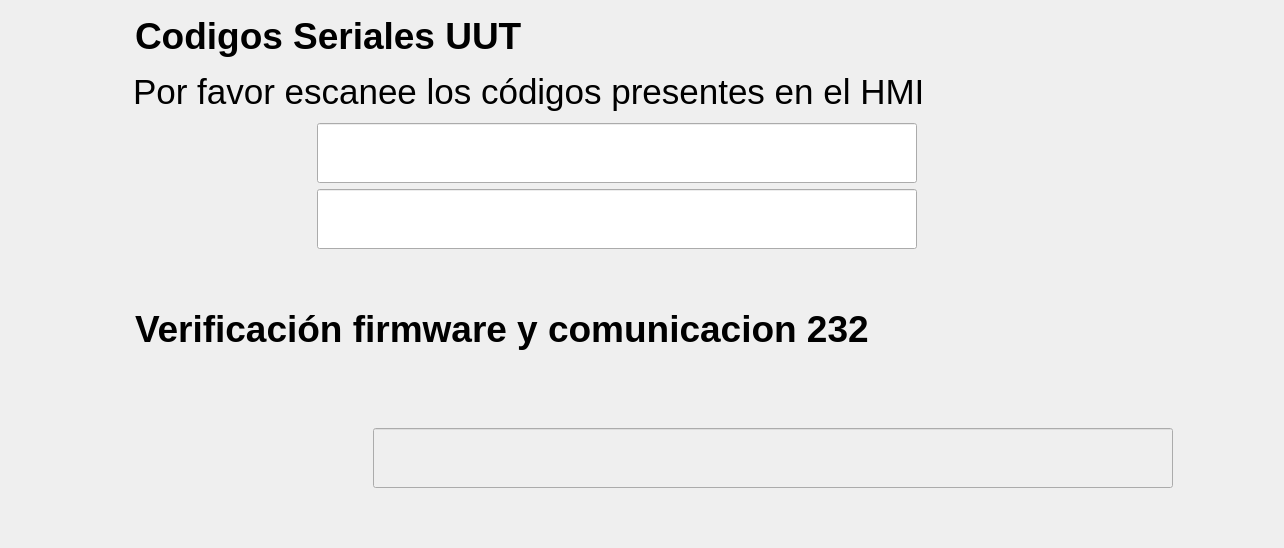
      <widget class="QWidget" name="page_5">
       <layout class="QGridLayout" name="gridLayout_10">
        <item row="1" column="0">
         <layout class="QVBoxLayout" name="verticalLayout_11">
          <property name="spacing">
           <number>6</number>
          </property>
          <item>
           <layout class="QHBoxLayout" name="horizontalLayout_12">
            <property name="leftMargin">
             <number>30</number>
            </property>
            <item>
             <widget class="QLabel" name="lblTest1_2">
              <property name="minimumSize">
               <size>
                <width>50</width>
                <height>50</height>
               </size>
              </property>
              <property name="maximumSize">
               <size>
                <width>60</width>
                <height>60</height>
               </size>
              </property>
              <property name="text">
               <string/>
              </property>
              <property name="pixmap">
               <pixmap resource="../resources/resources.qrc">:/resources/number-2.png</pixmap>
              </property>
              <property name="scaledContents">
               <bool>true</bool>
              </property>
             </widget>
            </item>
            <item>
             <spacer name="horizontalSpacer_32">
              <property name="orientation">
               <enum>Qt::Horizontal</enum>
              </property>
              <property name="sizeType">
               <enum>QSizePolicy::Fixed</enum>
              </property>
              <property name="sizeHint" stdset="0">
               <size>
                <width>28</width>
                <height>20</height>
               </size>
              </property>
             </spacer>
            </item>
            <item>
             <widget class="QLabel" name="lblCode_4">
              <property name="minimumSize">
               <size>
                <width>450</width>
                <height>30</height>
               </size>
              </property>
              <property name="font">
               <font>
                <pointsize>28</pointsize>
                <bold>true</bold>
               </font>
              </property>
              <property name="text">
               <string>Verificación firmware y comunicacion 232 </string>
              </property>
             </widget>
            </item>
           </layout>
          </item>
          <item>
           <layout class="QHBoxLayout" name="horizontalLayout_26">
            <property name="spacing">
             <number>12</number>
            </property>
            <property name="leftMargin">
             <number>50</number>
            </property>
            <property name="bottomMargin">
             <number>12</number>
            </property>
            <item>
             <widget class="QLabel" name="lblCode_5">
              <property name="minimumSize">
               <size>
                <width>50</width>
                <height>50</height>
               </size>
              </property>
              <property name="maximumSize">
               <size>
                <width>60</width>
                <height>60</height>
               </size>
              </property>
              <property name="sizeIncrement">
               <size>
                <width>0</width>
                <height>0</height>
               </size>
              </property>
              <property name="text">
               <string/>
              </property>
              <property name="pixmap">
               <pixmap>:/resources/UX icons/informacion.png</pixmap>
              </property>
              <property name="scaledContents">
               <bool>true</bool>
              </property>
              <property name="wordWrap">
               <bool>false</bool>
              </property>
             </widget>
            </item>
            <item>
             <widget class="QLabel" name="lblRequestHMI">
              <property name="minimumSize">
               <size>
                <width>1150</width>
                <height>30</height>
               </size>
              </property>
              <property name="maximumSize">
               <size>
                <width>1150</width>
                <height>100</height>
               </size>
              </property>
              <property name="font">
               <font>
                <pointsize>26</pointsize>
               </font>
              </property>
              <property name="text">
               <string/>
              </property>
             </widget>
            </item>
           </layout>
          </item>
          <item>
           <layout class="QHBoxLayout" name="horizontalLayout_24">
            <property name="spacing">
             <number>12</number>
            </property>
            <property name="leftMargin">
             <number>80</number>
            </property>
            <item>
             <widget class="QLabel" name="lblCode_7">
              <property name="minimumSize">
               <size>
                <width>60</width>
                <height>60</height>
               </size>
              </property>
              <property name="maximumSize">
               <size>
                <width>70</width>
                <height>70</height>
               </size>
              </property>
              <property name="text">
               <string/>
              </property>
              <property name="pixmap">
               <pixmap resource="../resources/resources.qrc">:/resources/pcb-board.png</pixmap>
              </property>
              <property name="scaledContents">
               <bool>true</bool>
              </property>
              <property name="wordWrap">
               <bool>false</bool>
              </property>
             </widget>
            </item>
            <item>
             <widget class="QLineEdit" name="txtFirmware">
              <property name="enabled">
               <bool>false</bool>
              </property>
              <property name="minimumSize">
               <size>
                <width>800</width>
                <height>50</height>
               </size>
              </property>
              <property name="maximumSize">
               <size>
                <width>800</width>
                <height>60</height>
               </size>
              </property>
              <property name="font">
               <font>
                <pointsize>14</pointsize>
               </font>
              </property>
             </widget>
            </item>
           </layout>
          </item>
          <item>
           <layout class="QHBoxLayout" name="horizontalLayout_139">
            <property name="spacing">
             <number>12</number>
            </property>
            <property name="leftMargin">
             <number>150</number>
            </property>
            <item>
             <widget class="QLabel" name="lblVerifyFirmware">
              <property name="minimumSize">
               <size>
                <width>560</width>
                <height>30</height>
               </size>
              </property>
              <property name="maximumSize">
               <size>
                <width>16777215</width>
                <height>100</height>
               </size>
              </property>
              <property name="font">
               <font>
                <pointsize>28</pointsize>
                <bold>false</bold>
               </font>
              </property>
              <property name="text">
               <string/>
              </property>
             </widget>
            </item>
            <item>
             <spacer name="horizontalSpacer_76">
              <property name="orientation">
               <enum>Qt::Horizontal</enum>
              </property>
              <property name="sizeHint" stdset="0">
               <size>
                <width>308</width>
                <height>20</height>
               </size>
              </property>
             </spacer>
            </item>
           </layout>
          </item>
         </layout>
        </item>
        <item row="0" column="0">
         <layout class="QVBoxLayout" name="verticalLayout_5">
          <item>
           <layout class="QHBoxLayout" name="horizontalLayout_11">
            <property name="leftMargin">
             <number>30</number>
            </property>
            <item>
             <widget class="QLabel" name="lblTest1">
              <property name="minimumSize">
               <size>
                <width>50</width>
                <height>50</height>
               </size>
              </property>
              <property name="maximumSize">
               <size>
                <width>60</width>
                <height>60</height>
               </size>
              </property>
              <property name="text">
               <string/>
              </property>
              <property name="pixmap">
               <pixmap resource="../resources/resources.qrc">:/resources/number-1 (1).png</pixmap>
              </property>
              <property name="scaledContents">
               <bool>true</bool>
              </property>
             </widget>
            </item>
            <item>
             <spacer name="horizontalSpacer_30">
              <property name="orientation">
               <enum>Qt::Horizontal</enum>
              </property>
              <property name="sizeType">
               <enum>QSizePolicy::Fixed</enum>
              </property>
              <property name="sizeHint" stdset="0">
               <size>
                <width>28</width>
                <height>20</height>
               </size>
              </property>
             </spacer>
            </item>
            <item>
             <widget class="QLabel" name="lblCode">
              <property name="minimumSize">
               <size>
                <width>450</width>
                <height>50</height>
               </size>
              </property>
              <property name="maximumSize">
               <size>
                <width>16777215</width>
                <height>50</height>
               </size>
              </property>
              <property name="font">
               <font>
                <pointsize>28</pointsize>
                <bold>true</bold>
               </font>
              </property>
              <property name="text">
               <string>Codigos Seriales UUT</string>
              </property>
             </widget>
            </item>
            <item>
             <spacer name="horizontalSpacer_29">
              <property name="orientation">
               <enum>Qt::Horizontal</enum>
              </property>
              <property name="sizeType">
               <enum>QSizePolicy::Fixed</enum>
              </property>
              <property name="sizeHint" stdset="0">
               <size>
                <width>328</width>
                <height>20</height>
               </size>
              </property>
             </spacer>
            </item>
           </layout>
          </item>
          <item>
           <layout class="QHBoxLayout" name="horizontalLayout_23">
            <property name="spacing">
             <number>12</number>
            </property>
            <property name="leftMargin">
             <number>50</number>
            </property>
            <item>
             <widget class="QLabel" name="lblCode_3">
              <property name="minimumSize">
               <size>
                <width>50</width>
                <height>50</height>
               </size>
              </property>
              <property name="maximumSize">
               <size>
                <width>60</width>
                <height>60</height>
               </size>
              </property>
              <property name="text">
               <string/>
              </property>
              <property name="pixmap">
               <pixmap>:/resources/UX icons/informacion.png</pixmap>
              </property>
              <property name="scaledContents">
               <bool>true</bool>
              </property>
              <property name="wordWrap">
               <bool>false</bool>
              </property>
             </widget>
            </item>
            <item>
             <widget class="QLabel" name="label_2">
              <property name="minimumSize">
               <size>
                <width>560</width>
                <height>30</height>
               </size>
              </property>
              <property name="maximumSize">
               <size>
                <width>16777215</width>
                <height>100</height>
               </size>
              </property>
              <property name="font">
               <font>
                <pointsize>26</pointsize>
               </font>
              </property>
              <property name="text">
               <string>Por favor escanee los códigos presentes en el HMI</string>
              </property>
             </widget>
            </item>
            <item>
             <spacer name="horizontalSpacer_37">
              <property name="orientation">
               <enum>Qt::Horizontal</enum>
              </property>
              <property name="sizeType">
               <enum>QSizePolicy::Fixed</enum>
              </property>
              <property name="sizeHint" stdset="0">
               <size>
                <width>98</width>
                <height>20</height>
               </size>
              </property>
             </spacer>
            </item>
           </layout>
          </item>
          <item>
           <layout class="QHBoxLayout" name="horizontalLayout_22">
            <property name="spacing">
             <number>0</number>
            </property>
            <property name="leftMargin">
             <number>50</number>
            </property>
            <item>
             <widget class="QLabel" name="lblCode_2">
              <property name="minimumSize">
               <size>
                <width>50</width>
                <height>50</height>
               </size>
              </property>
              <property name="maximumSize">
               <size>
                <width>60</width>
                <height>60</height>
               </size>
              </property>
              <property name="text">
               <string/>
              </property>
              <property name="pixmap">
               <pixmap resource="../resources/resources.qrc">:/resources/barcode.png</pixmap>
              </property>
              <property name="scaledContents">
               <bool>true</bool>
              </property>
              <property name="wordWrap">
               <bool>false</bool>
              </property>
             </widget>
            </item>
            <item>
             <widget class="QLineEdit" name="txtSerialCode">
              <property name="minimumSize">
               <size>
                <width>600</width>
                <height>50</height>
               </size>
              </property>
              <property name="maximumSize">
               <size>
                <width>600</width>
                <height>60</height>
               </size>
              </property>
              <property name="font">
               <font>
                <pointsize>26</pointsize>
               </font>
              </property>
              <property name="text">
               <string/>
              </property>
             </widget>
            </item>
            <item>
             <widget class="QLabel" name="lblEnter_VerifyCode_2">
              <property name="enabled">
               <bool>false</bool>
              </property>
              <property name="minimumSize">
               <size>
                <width>60</width>
                <height>60</height>
               </size>
              </property>
              <property name="maximumSize">
               <size>
                <width>60</width>
                <height>60</height>
               </size>
              </property>
              <property name="cursor">
               <cursorShape>PointingHandCursor</cursorShape>
              </property>
              <property name="toolTip">
               <string>Verificar codigo</string>
              </property>
              <property name="text">
               <string/>
              </property>
              <property name="scaledContents">
               <bool>true</bool>
              </property>
             </widget>
            </item>
            <item>
             <spacer name="horizontalSpacer_51">
              <property name="orientation">
               <enum>Qt::Horizontal</enum>
              </property>
              <property name="sizeType">
               <enum>QSizePolicy::Fixed</enum>
              </property>
              <property name="sizeHint" stdset="0">
               <size>
                <width>98</width>
                <height>20</height>
               </size>
              </property>
             </spacer>
            </item>
           </layout>
          </item>
          <item>
           <layout class="QHBoxLayout" name="horizontalLayout_25">
            <property name="spacing">
             <number>0</number>
            </property>
            <property name="leftMargin">
             <number>50</number>
            </property>
            <item>
             <widget class="QLabel" name="lblCode_8">
              <property name="minimumSize">
               <size>
                <width>50</width>
                <height>50</height>
               </size>
              </property>
              <property name="maximumSize">
               <size>
                <width>60</width>
                <height>60</height>
               </size>
              </property>
              <property name="text">
               <string/>
              </property>
              <property name="pixmap">
               <pixmap resource="../resources/resources.qrc">:/resources/codigo-qr.png</pixmap>
              </property>
              <property name="scaledContents">
               <bool>true</bool>
              </property>
              <property name="wordWrap">
               <bool>false</bool>
              </property>
             </widget>
            </item>
            <item>
             <widget class="QLineEdit" name="txtQrcode">
              <property name="minimumSize">
               <size>
                <width>600</width>
                <height>50</height>
               </size>
              </property>
              <property name="maximumSize">
               <size>
                <width>600</width>
                <height>60</height>
               </size>
              </property>
              <property name="font">
               <font>
                <pointsize>26</pointsize>
               </font>
              </property>
              <property name="text">
               <string/>
              </property>
             </widget>
            </item>
            <item>
             <widget class="QLabel" name="lblEnter_VerifyCode">
              <property name="enabled">
               <bool>true</bool>
              </property>
              <property name="minimumSize">
               <size>
                <width>60</width>
                <height>60</height>
               </size>
              </property>
              <property name="maximumSize">
               <size>
                <width>60</width>
                <height>60</height>
               </size>
              </property>
              <property name="cursor">
               <cursorShape>PointingHandCursor</cursorShape>
              </property>
              <property name="toolTip">
               <string>Verificar codigo</string>
              </property>
              <property name="text">
               <string/>
              </property>
              <property name="pixmap">
               <pixmap resource="../resources/resources.qrc">:/resources/enter.png</pixmap>
              </property>
              <property name="scaledContents">
               <bool>true</bool>
              </property>
             </widget>
            </item>
            <item>
             <spacer name="horizontalSpacer_74">
              <property name="orientation">
               <enum>Qt::Horizontal</enum>
              </property>
              <property name="sizeType">
               <enum>QSizePolicy::Fixed</enum>
              </property>
              <property name="sizeHint" stdset="0">
               <size>
                <width>98</width>
                <height>20</height>
               </size>
              </property>
             </spacer>
            </item>
           </layout>
          </item>
          <item>
           <layout class="QHBoxLayout" name="horizontalLayout_13">
            <property name="spacing">
             <number>12</number>
            </property>
            <property name="leftMargin">
             <number>150</number>
            </property>
            <item>
             <widget class="QLabel" name="lblVerifySerialCode">
              <property name="minimumSize">
               <size>
                <width>560</width>
                <height>30</height>
               </size>
              </property>
              <property name="maximumSize">
               <size>
                <width>16777215</width>
                <height>100</height>
               </size>
              </property>
              <property name="font">
               <font>
                <pointsize>28</pointsize>
                <bold>false</bold>
               </font>
              </property>
              <property name="text">
               <string/>
              </property>
             </widget>
            </item>
            <item>
             <spacer name="horizontalSpacer_36">
              <property name="orientation">
               <enum>Qt::Horizontal</enum>
              </property>
              <property name="sizeHint" stdset="0">
               <size>
                <width>308</width>
                <height>20</height>
               </size>
              </property>
             </spacer>
            </item>
           </layout>
          </item>
         </layout>
        </item>
       </layout>
      </widget>
